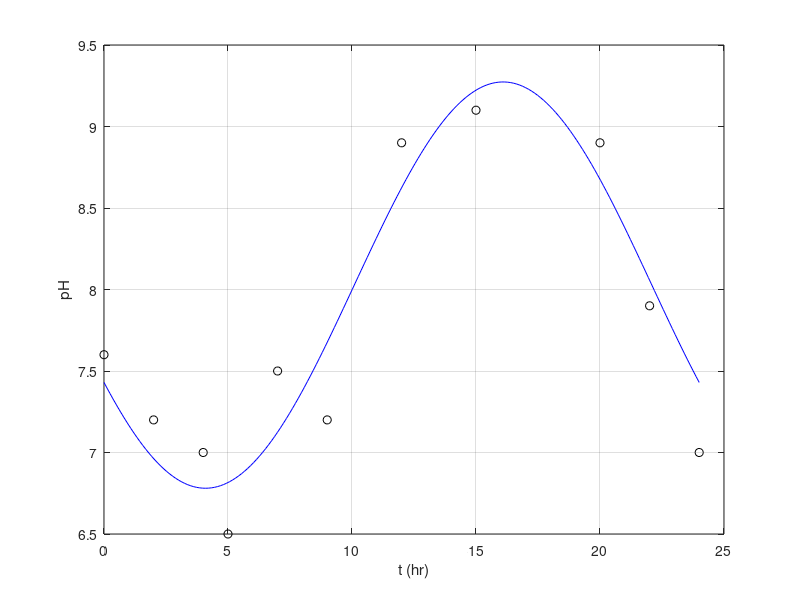

Write the MATLAB code that produced this figure.
% TOPIC: fourier
% TITLE: Least-squares sinusoid fit of daily pH: mean, amplitude and time of maximum (24-h period)
% SOURCE: Chapra Prob. 16.1 (Eq. 16.11)
% KEYWORDS: sinusoid, least-squares fit, mean value, amplitude, phase, time of maximum, period, a0 a1 b1
% PROBLEM:
% The pH in a reactor varies sinusoidally over a day: t (hr) = 0 2 4 5 7 9 12 15 20 22 24,
% pH = 7.6 7.2 7 6.5 7.5 7.2 8.9 9.1 8.9 7.9 7. Fit y = A0 + A1 cos(w0 t) + B1 sin(w0 t) with a 24-hr
% period and determine the mean, amplitude and time of maximum pH.
% CHECK: abs(A0 - 8.02704) < 1e-4 && abs(C1 - 1.24631) < 1e-4 && abs(tmax - 16.0913) < 1e-3
% CODE:
t = [0 2 4 5 7 9 12 15 20 22 24];
pH = [7.6 7.2 7 6.5 7.5 7.2 8.9 9.1 8.9 7.9 7];
T = 24; w0 = 2*pi/T;
Z = [ones(numel(t),1) cos(w0*t(:)) sin(w0*t(:))];
a = Z\pH(:);
A0 = a(1); A1 = a(2); B1 = a(3);
C1 = sqrt(A1^2 + B1^2);
theta = atan2(-B1, A1);                 % y = A0 + C1 cos(w0 t + theta)
tmax = mod(-theta/w0, T);
fprintf('pH = %.4f %+.4f cos(w0 t) %+.4f sin(w0 t)\n', A0, A1, B1);
fprintf('Mean = %.4f, amplitude = %.4f, time of maximum pH = %.2f hr\n', A0, C1, tmax);
tt = linspace(0, 24, 200);
figure; plot(t, pH, 'ko', tt, A0 + A1*cos(w0*tt) + B1*sin(w0*tt), 'b-'); grid on; xlabel('t (hr)'); ylabel('pH');
